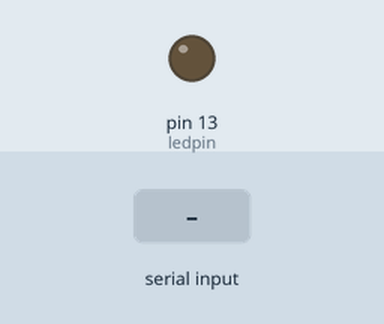
Recording of a sketch running on a simulated Arduino Uno, built with avr-gcc and run on an emulated ATmega328P. Parts: output pins drawn as LEDs (lit = HIGH). The inputs (shaded band) are chosen by the test bench.

Above: at 1.2 s.
1.3 s: "1" received over the second serial link
At 2.5 s:
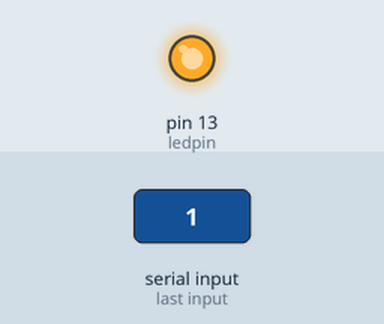
2.8 s: "0" received over the second serial link
At 3.7 s:
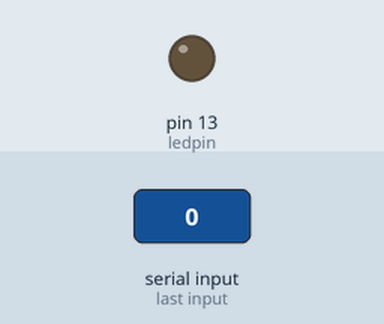
Timing chart, 0 to 5.8 s (numbered marks = the images above; inputs shaded):
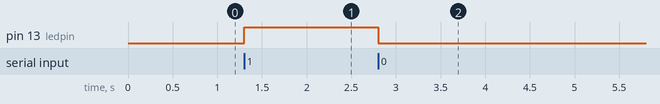

Measured:
- after the input at 1.3 s, pin 13 (ledpin): LOW → HIGH at once
- after the input at 2.8 s, pin 13 (ledpin): HIGH → LOW at once

The sketch:

Arduino_Code_Bluetooth_LED.ino
```cpp
/* Example Bluetooth LED code
 *  Code Written by Shivam Gautam (www.amritsar.tech)
 *  www.github.io/shivamgautam1
 *  Install the app from the github repo (Source code included)
 *  www.github.io/shivamgautam1/bluetoothled
 */
#include <SoftwareSerial.h>

SoftwareSerial mySerial(10, 11); // RX, TX
int ledpin=13;
int BluetoothData;

void setup() {
  mySerial.begin(9600);
  pinMode(ledpin,OUTPUT);
}

void loop() {
   if (mySerial.available()){
      BluetoothData=mySerial.read();
      if(BluetoothData=='1'){
         digitalWrite(ledpin,1);
      }
      if (BluetoothData=='0'){
      digitalWrite(ledpin,0);
      }
    }
  delay(100);
}
```
